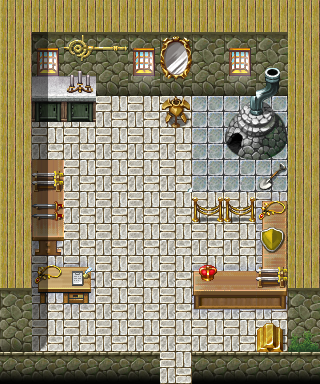

The image is a tile-based game level rendered from a .tmx file. Its description and source (layers, tilesets, objects; grid data summarised) follow:
An orthogonal 10x12 tile map with 32x32 px tiles, 4 tile layers (Ground, Objects, Above, Top), 1 hidden layer not drawn, 14 tilesets and 2 objects (mapchange, spawn).

<map version="1.0" orientation="orthogonal" width="10" height="12" tilewidth="32" tileheight="32">
    <tileset firstgid="1" name="map_20" tilewidth="32" tileheight="32">
        <image source="../drawable/map_20.png" />
    </tileset>
    <tileset firstgid="65" name="map_22" tilewidth="32" tileheight="32">
        <image source="../drawable/map_22.png" />
    </tileset>
    <tileset firstgid="129" name="map_5" tilewidth="32" tileheight="32">
        <image source="../drawable/map_5.png" />
    </tileset>
    <tileset firstgid="193" name="map_7" tilewidth="32" tileheight="32">
        <image source="../drawable/map_7.png" />
    </tileset>
    <tileset firstgid="257" name="map_19" tilewidth="32" tileheight="32">
        <image source="../drawable/map_19.png" />
    </tileset>
    <tileset firstgid="321" name="map_24" tilewidth="32" tileheight="32">
        <image source="../drawable/map_24.png" />
    </tileset>
    <tileset firstgid="385" name="map_23" tilewidth="32" tileheight="32">
        <image source="../drawable/map_23.png" />
    </tileset>
    <tileset firstgid="449" name="map_15" tilewidth="32" tileheight="32">
        <image source="../drawable/map_15.png" />
    </tileset>
    <tileset firstgid="513" name="map_1" tilewidth="32" tileheight="32">
        <image source="../drawable/map_1.png" />
    </tileset>
    <tileset firstgid="577" name="map_3" tilewidth="32" tileheight="32">
        <image source="../drawable/map_3.png" />
    </tileset>
    <tileset firstgid="641" name="map_11" tilewidth="32" tileheight="32">
        <image source="../drawable/map_11.png" />
    </tileset>
    <tileset firstgid="705" name="map_10" tilewidth="32" tileheight="32">
        <image source="../drawable/map_10.png" />
    </tileset>
    <tileset firstgid="769" name="map_0" tilewidth="32" tileheight="32">
        <image source="../drawable/map_0.png" />
    </tileset>
    <tileset firstgid="833" name="map_2" tilewidth="32" tileheight="32">
        <image source="../drawable/map_2.png" />
    </tileset>
    <layer name="Ground" width="10" height="12">
        <data>[120 cells, 120 non-empty, 6 distinct tile ids]</data>
    </layer>
    <layer name="Objects" width="10" height="12">
        <data>[120 cells, 35 non-empty, 28 distinct tile ids]</data>
    </layer>
    <layer name="Above" width="10" height="12">
        <data>[120 cells, 15 non-empty, 13 distinct tile ids]</data>
    </layer>
    <layer name="Top" width="10" height="12">
        <data>[120 cells, 10 non-empty, 2 distinct tile ids]</data>
    </layer>
    <layer name="Walkable" width="10" height="12" visible="0">
        <data>[120 cells, 81 non-empty, 1 distinct tile ids]</data>
    </layer>
    <objectgroup name="Mapevents">
        <object name="entrance" type="mapchange" x="160" y="352" width="32" height="32">
            <properties>
                <property name="map" value="brimhaven3" />
                <property name="place" value="brimhaven_metalsmith" />
            </properties>
        </object>
    </objectgroup>
    <objectgroup name="Spawn">
        <object name="edrin" type="spawn" x="32" y="96" width="256" height="224">
            <properties>
                <property name="spawngroup" value="brv_metalsmith" />
            </properties>
        </object>
    </objectgroup>
    <objectgroup name="Keys" />
</map>
